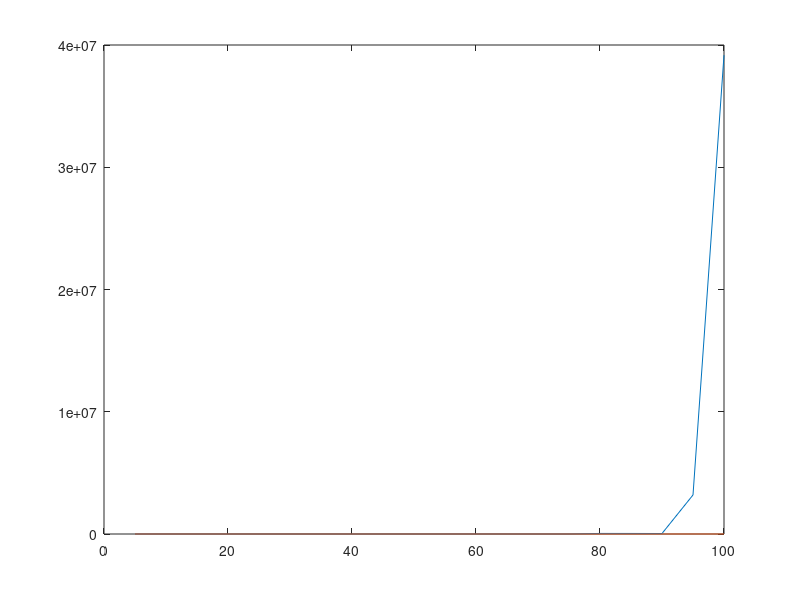

MATLAB code to generate this figure:
function b2
    a = -5;
    b = 5;
    i = 1;
    
    for n = 5:5:100
        xc = -cos(pi*[0:n]/n);
        x = (a+b )*0.5+(b-a)*xc *0.5;
        f= '1./(1+x .^2)'; 
        y = eval(f); 
        c = polyfit(x,y,n);
        x = linspace (-5,5 ,1000); 
        p= polyval(c,x);
        fx = eval(f);
        errcgl(i) = max(abs(p-fx));
        i = i + 1;
    end
    
    i = 1;
    for n = 5:5:100
        xc = -cos((2*[0:n] + 1 / n + 1)/2);
        x = (a+b )*0.5+(b-a)*xc *0.5;
        f= '1./(1+x .^2)'; 
        y = eval(f); 
        c = polyfit(x,y,n);
        x = linspace (-5,5 ,1000); 
        p= polyval(c,x);
        fx = eval(f);
        errcg(i) = max(abs(p-fx));
        i = i + 1;
    end
    
    plot([5:5:100], errcgl, [5:5:100], errcg);
end
